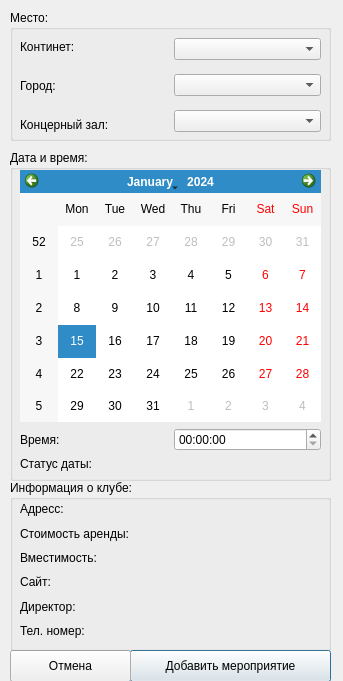
<?xml version="1.0" encoding="UTF-8"?>
<ui version="4.0">
 <class>add_concert</class>
 <widget class="QDialog" name="add_concert">
  <property name="geometry">
   <rect>
    <x>0</x>
    <y>0</y>
    <width>343</width>
    <height>681</height>
   </rect>
  </property>
  <property name="windowTitle">
   <string>Dialog</string>
  </property>
  <widget class="QPushButton" name="pushButton">
   <property name="geometry">
    <rect>
     <x>130</x>
     <y>650</y>
     <width>201</width>
     <height>32</height>
    </rect>
   </property>
   <property name="text">
    <string>Добавить мероприятие</string>
   </property>
  </widget>
  <widget class="QGroupBox" name="groupBox">
   <property name="geometry">
    <rect>
     <x>10</x>
     <y>10</y>
     <width>321</width>
     <height>131</height>
    </rect>
   </property>
   <property name="title">
    <string>Место:</string>
   </property>
   <widget class="QWidget" name="layoutWidget">
    <property name="geometry">
     <rect>
      <x>10</x>
      <y>20</y>
      <width>301</width>
      <height>111</height>
     </rect>
    </property>
    <layout class="QHBoxLayout" name="horizontalLayout">
     <item>
      <layout class="QVBoxLayout" name="verticalLayout_2">
       <item>
        <widget class="QLabel" name="label">
         <property name="text">
          <string>Континет:</string>
         </property>
        </widget>
       </item>
       <item>
        <widget class="QLabel" name="label_2">
         <property name="text">
          <string>Город:</string>
         </property>
        </widget>
       </item>
       <item>
        <widget class="QLabel" name="label_3">
         <property name="text">
          <string>Концерный зал:</string>
         </property>
        </widget>
       </item>
      </layout>
     </item>
     <item>
      <layout class="QVBoxLayout" name="verticalLayout">
       <item>
        <widget class="QComboBox" name="continent"/>
       </item>
       <item>
        <widget class="QComboBox" name="city"/>
       </item>
       <item>
        <widget class="QComboBox" name="club"/>
       </item>
      </layout>
     </item>
    </layout>
   </widget>
  </widget>
  <widget class="QGroupBox" name="groupBox_2">
   <property name="geometry">
    <rect>
     <x>10</x>
     <y>150</y>
     <width>321</width>
     <height>331</height>
    </rect>
   </property>
   <property name="title">
    <string>Дата и время:</string>
   </property>
   <widget class="QWidget" name="layoutWidget">
    <property name="geometry">
     <rect>
      <x>10</x>
      <y>20</y>
      <width>301</width>
      <height>301</height>
     </rect>
    </property>
    <layout class="QVBoxLayout" name="verticalLayout_3">
     <item>
      <widget class="QCalendarWidget" name="date"/>
     </item>
     <item>
      <layout class="QHBoxLayout" name="horizontalLayout_2">
       <item>
        <widget class="QLabel" name="label_4">
         <property name="text">
          <string>Время: </string>
         </property>
        </widget>
       </item>
       <item>
        <widget class="QTimeEdit" name="time"/>
       </item>
      </layout>
     </item>
     <item>
      <layout class="QHBoxLayout" name="horizontalLayout_4">
       <item>
        <widget class="QLabel" name="label_8">
         <property name="text">
          <string>Статус даты:</string>
         </property>
        </widget>
       </item>
       <item>
        <widget class="QLabel" name="date_status">
         <property name="text">
          <string/>
         </property>
        </widget>
       </item>
      </layout>
     </item>
    </layout>
   </widget>
  </widget>
  <widget class="QPushButton" name="pushButton_2">
   <property name="geometry">
    <rect>
     <x>10</x>
     <y>650</y>
     <width>121</width>
     <height>32</height>
    </rect>
   </property>
   <property name="text">
    <string>Отмена</string>
   </property>
  </widget>
  <widget class="QGroupBox" name="groupBox_3">
   <property name="geometry">
    <rect>
     <x>10</x>
     <y>480</y>
     <width>321</width>
     <height>171</height>
    </rect>
   </property>
   <property name="title">
    <string>Информация о клубе:</string>
   </property>
   <widget class="QWidget" name="layoutWidget">
    <property name="geometry">
     <rect>
      <x>10</x>
      <y>20</y>
      <width>301</width>
      <height>140</height>
     </rect>
    </property>
    <layout class="QHBoxLayout" name="horizontalLayout_3">
     <item>
      <layout class="QVBoxLayout" name="verticalLayout_5">
       <item>
        <widget class="QLabel" name="label_11">
         <property name="text">
          <string>Адресс:</string>
         </property>
        </widget>
       </item>
       <item>
        <widget class="QLabel" name="label_6">
         <property name="text">
          <string>Стоимость аренды:</string>
         </property>
        </widget>
       </item>
       <item>
        <widget class="QLabel" name="label_5">
         <property name="text">
          <string>Вместимость:</string>
         </property>
        </widget>
       </item>
       <item>
        <widget class="QLabel" name="label_10">
         <property name="text">
          <string>Сайт:</string>
         </property>
        </widget>
       </item>
       <item>
        <widget class="QLabel" name="label_7">
         <property name="text">
          <string>Директор:</string>
         </property>
        </widget>
       </item>
       <item>
        <widget class="QLabel" name="label_13">
         <property name="text">
          <string>Тел. номер:</string>
         </property>
        </widget>
       </item>
      </layout>
     </item>
     <item>
      <layout class="QVBoxLayout" name="verticalLayout_4">
       <item>
        <widget class="QLabel" name="adress">
         <property name="text">
          <string/>
         </property>
        </widget>
       </item>
       <item>
        <widget class="QLabel" name="price">
         <property name="text">
          <string/>
         </property>
        </widget>
       </item>
       <item>
        <widget class="QLabel" name="capacity">
         <property name="text">
          <string/>
         </property>
        </widget>
       </item>
       <item>
        <widget class="QLabel" name="website">
         <property name="text">
          <string/>
         </property>
        </widget>
       </item>
       <item>
        <widget class="QLabel" name="director">
         <property name="text">
          <string/>
         </property>
        </widget>
       </item>
       <item>
        <widget class="QLabel" name="number">
         <property name="text">
          <string/>
         </property>
        </widget>
       </item>
      </layout>
     </item>
    </layout>
   </widget>
  </widget>
 </widget>
 <resources/>
 <connections/>
</ui>
